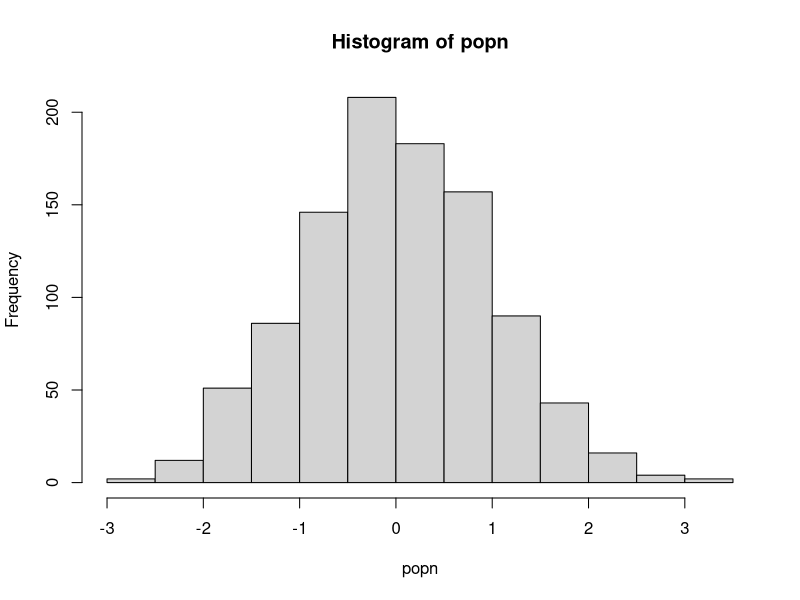

The R script that drew this image:
#!/bin/env Rscript

# Author: Yuqing Zhou yz2919@imperial.ac.uk
# Script: sample.R
# Desc: sampling a size from a population and using `sapply` and `lapply` to illustrate vectorization
# Arguments: 0
# Date: Oct 2019

######### Functions #########

## A function to take a smaple of size n from a population "popn" and return its mean
myexperiment <- function(popn,n){
    pop_sample <- sample(popn, n, replace = FALSE)
    return(mean(pop_sample))
}

## Calculate means using a for loop without preallocation:
loopy_sample1 <- function(popn, n, num){
    result1 <- vector() #Initialize empty vector of size 1
    for(i in 1:num){
            result1 <- c(result1, myexperiment(popn, n))
    }
    return(result1)
}

## To run "num" iterations of the experiment using a for loop on vector with preallocation:
loopy_sample2 <- function(popn, n, num){
    result2 <- vector(,num) #Preallocate expected size
    for(i in 1:num){
        result2[i] <- myexperiment(popn, n)
    }
    return(result2)
}

## To run "num" iterations of the experiment using a for loop on a list with preallocation:
loopy_sample3 <- function(popn, n, num){
    result3 <- vector("list", num) #Preallocate expected size
    for(i in 1:num){
            result3[[i]] <- myexperiment(popn, n)
    }
    return(result3)
}

## To run "num" iterations of the experiment using vectorization with lapply:
lapply_sample <- function(popn, n, num){
    result4 <- lapply(1:num, function(i) myexperiment(popn, n))
    return(result4)
}

## To run "num" iterations of the experiment using vectorization with lapply:
sapply_sample <- function(popn, n, num){
    result5 <- sapply(1:num, function(i) myexperiment(popn, n))
    return(result5)
}

popn <- rnorm(1000) # Generate the population
hist(popn)

n <- 20 # sample size
num <- 1000 #Number of times to rerun the experiment

print("The loopy, non-preallocation approach takes:" )
print(system.time(loopy_sample1(popn, n, num)))

print("The loopy, but with preallocation approach takes:" )
print(system.time(loopy_sample2(popn, n, num)))

print("The loopy, non-preallocation approach takes:" )
print(system.time(loopy_sample3(popn, n, num)))

print("The vectorized sapply approach takes:" )
print(system.time(sapply_sample(popn, n, num)))

print("The vectorized lapply approach takes:" )
print(system.time(lapply_sample(popn, n, num)))
